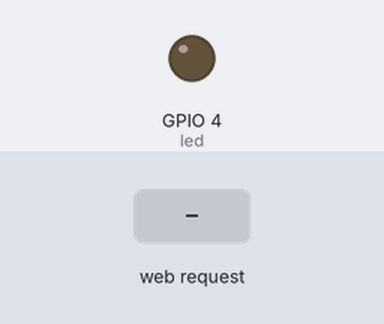
Bench run of a sketch on a simulated ESP8266 (NodeMCU). Shown: output pins drawn as LEDs (lit = HIGH). Inputs (shaded band) come from the test bench. WiFi joins after 1.5 s; servers stay silent unless stated; what the sketch prints to the serial monitor is not drawn.

Above: at 2.7 s.
2.8 s: HTTP request GET /gpio/1 received
At 3.9 s:
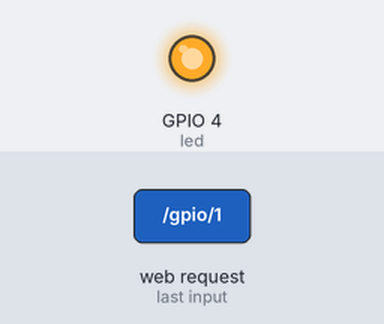
4.3 s: HTTP request GET /gpio/0 received
At 5.0 s:
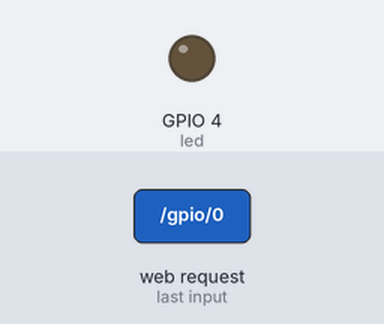
Timing chart, 0 to 7.3 s (numbered marks = the images above; inputs shaded):
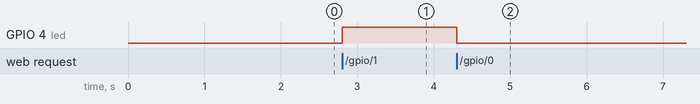

Measured:
- after the input at 2.8 s, GPIO 4 (led): LOW → HIGH at once
- after the input at 4.3 s, GPIO 4 (led): HIGH → LOW at once

The sketch:

WiFiWebServerFinalProyecto.ino
```cpp
/*
 *  This sketch demonstrates how to set up a simple HTTP-like server.
 *  The server will set a GPIO pin depending on the request
 *    http://server_ip/gpio/0 will set the GPIO2 low,
 *    http://server_ip/gpio/1 will set the GPIO2 high
 *  server_ip is the IP address of the ESP8266 module, will be
 *  printed to Serial when the module is connected.
 */

#include <ESP8266WiFi.h>
/*
 * This is the credentials for connect to the Router
*/
const char* ssid = "jairgerson";
const char* password = "gerson86jair";
//const char* ssid = "Vodafone-33958722";
//const char* password = "Eleazar*Gerson*Patricia";

/*
 * Here define the IP, Gateway and Subnet
*/
IPAddress ip(192,168,43,252);
IPAddress gateway(192,168,43,1);
//IPAddress ip(192,168,1,252);
//IPAddress gateway(192,168,1,1);
IPAddress subnet(255,255,255,0);

/*
 * Create an instance of the server
 * specify the port to listen on as an argument
*/
WiFiServer server(80);
int val=0;

int switchPin=0;//1 set pin (HIGH/LOW), 2 get pin(get the state of the PIN)
///////////////////////////////////////gj//////////////////////////////////////////////////
/*
 * led: Is the led and first switch
 * button: Is the manual switch on/off
 * estado: is the state of the led
 * estadoAnterior: Is the state before, this is for only click once time with the button
 * salida: Is for Control the state of the led.
*/
int led =4;
int button=12;
int estado=0;
int estadoAnterior=0;
int salida=0;
////////////////////////////////////////gj////////////////////////////////////////////////

  void setup() {
    Serial.begin(115200);
    delay(10);
    PrepareVariables();
    ConnectNetwork();

    // Start the server
    server.begin();
    Serial.println("Server started");

    // Print the IP address
    Serial.println(WiFi.localIP());
  }
  /*
   * This method is for Prepare the variables
  */
  void PrepareVariables()
  {
    // prepare GPIO2
    pinMode(led,OUTPUT);
    pinMode(button,INPUT);
    digitalWrite(led, LOW);
  }
  void ConnectNetwork()
  {
    // Connect to WiFi network
    Serial.println();
    Serial.println();
    Serial.print("Connecting to ");
    Serial.println(ssid);

    WiFi.begin(ssid, password);
    WiFi.config(ip,gateway,subnet);
    while (WiFi.status() != WL_CONNECTED) {
      delay(500);
      Serial.print(".");
    }
    Serial.println("");
    Serial.println("WiFi connected");

  }


void loop() {

  // Check if a client has connected
  WiFiClient client = server.available();
  if (!client) {
    return;
  }

  // Wait until the client sends some data
  Serial.println("new client");
  while(!client.available()){
    delay(1);
  }

  // Read the first line of the request
  String req = client.readStringUntil('\r');
  Serial.println(req);
  client.flush();

  // Match the request

  if (req.indexOf("/gpio/1") != -1)
  {
      salida = 1;
      switchPin=1;
  }
  else if (req.indexOf("/gpio/0") != -1)
    {
      salida = 0;
      switchPin=1;
     }
  else if(req.indexOf("/gpior/1") != -1)
        {
          switchPin=2;
         }
  else {
    Serial.println("invalid request");
    client.stop();
    return;
  }

  // Set GPIO2 according to the request
  digitalWrite(led, salida);
  client.flush();

  // Prepare the response
  String s="";
  if(switchPin==1)
  {
    s = "HTTP/1.1 200 OK\r\nContent-Type: application/json;charset=utf-8\r\nHost:192.168.1.9\r\nAccess-Control-Allow-Origin:*\r\nAccess-Control-Allow-Headers:Origin, X-Requested-With, Content-Type, Accept\r\n\r\n";
    s += (salida)?"{\"pin1\":1}":"{\"pin1\":0}";
    }
  else
  if(switchPin==2)
  {
    s = "HTTP/1.1 200 OK\r\nContent-Type: application/json;charset=utf-8\r\nHost:192.168.1.9\r\nAccess-Control-Allow-Origin:*\r\nAccess-Control-Allow-Headers:Origin, X-Requested-With, Content-Type, Accept\r\n\r\n";
    s += (salida)?"{\"pin1\":true}":"{\"pin1\":false}";
    }
  // Send the response to the client
  client.print(s);
  delay(1);
  Serial.println("Client disonnected");

  // The client will actually be disconnected
  // when the function returns and 'client' object is detroyed
}
```
